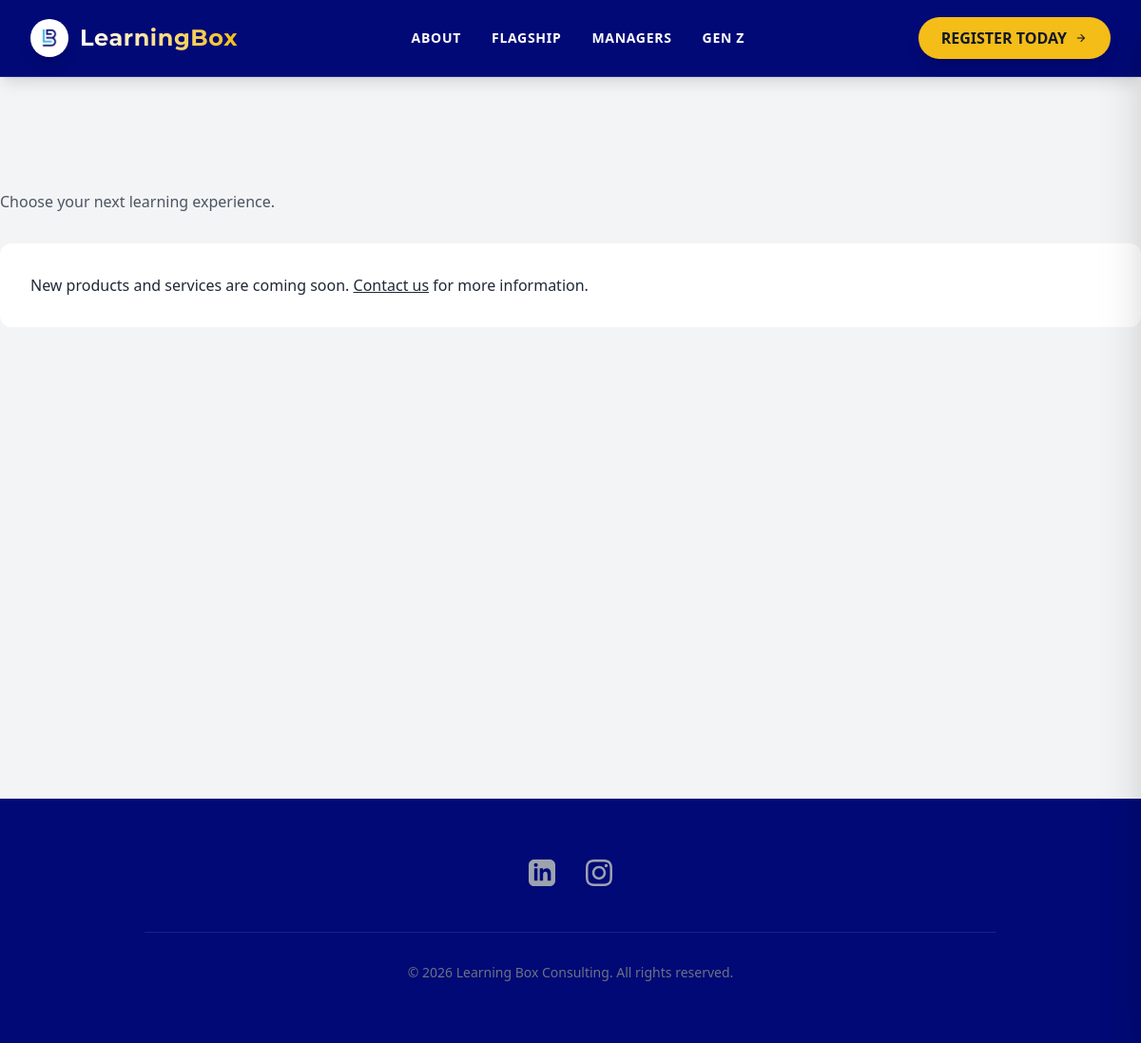
Before: /products.php with the older database file.
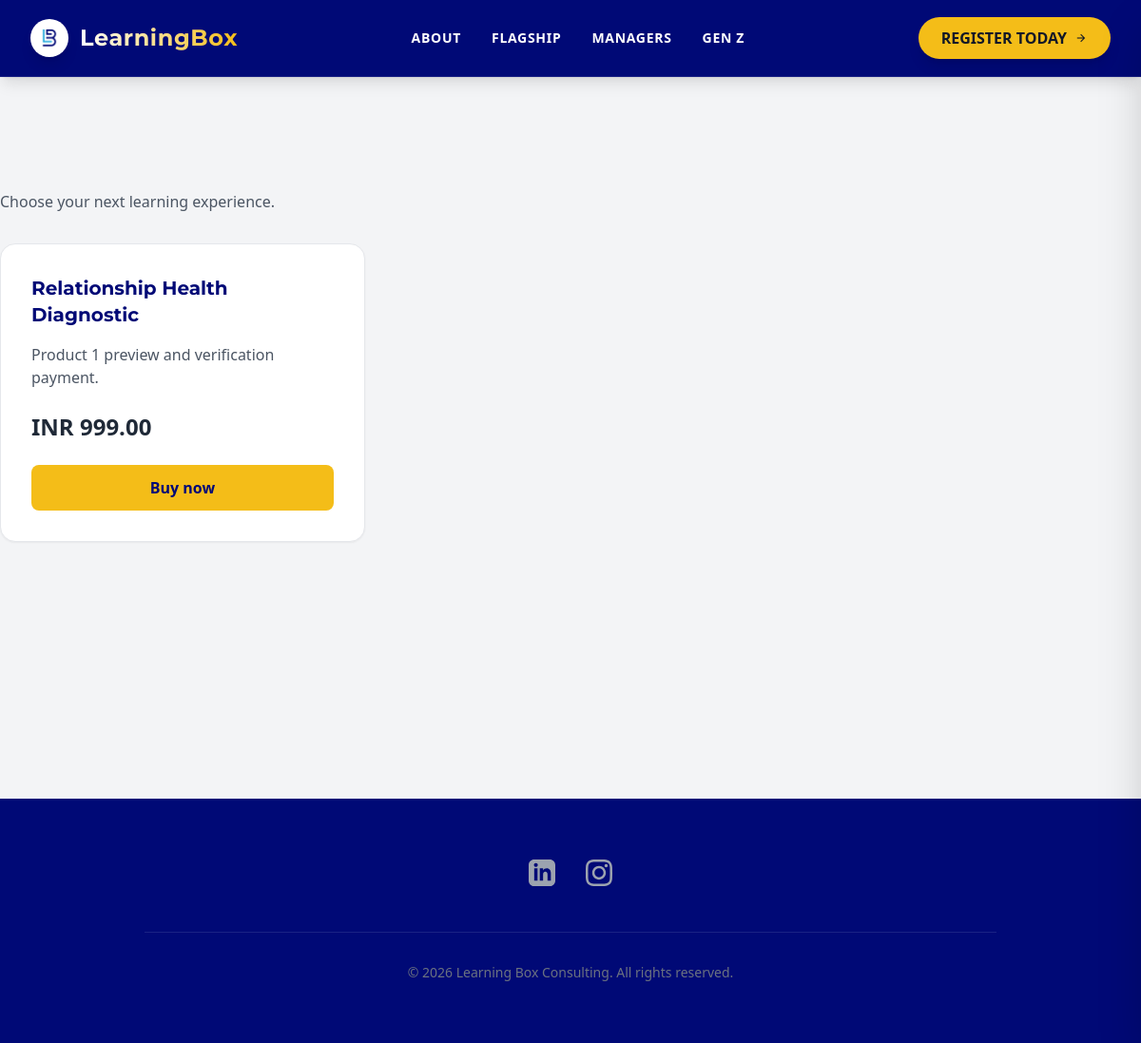
After: the same page with the newer database file.
### tables this page shows
CREATE TABLE IF NOT EXISTS products (
 id BIGINT UNSIGNED AUTO_INCREMENT PRIMARY KEY,
 name VARCHAR(180) NOT NULL,
 slug VARCHAR(180) NOT NULL UNIQUE,
 description TEXT NOT NULL,
 amount INT UNSIGNED NOT NULL,
 active TINYINT(1) NOT NULL DEFAULT 1,
 created_at TIMESTAMP NOT NULL DEFAULT CURRENT_TIMESTAMP,
 updated_at TIMESTAMP NOT NULL DEFAULT CURRENT_TIMESTAMP ON UPDATE CURRENT_TIMESTAMP
);

### includes/commerce.php (called while the page is built, shortened)
<?php
function esc($value): string { return htmlspecialchars((string)$value, ENT_QUOTES, 'UTF-8'); }
function money($amount): string { return 'INR ' . number_format($amount / 100, 2); }

### products.php (the view, shortened to what this page needs)
<?php
require __DIR__ . '/config/db.php';
$products = $pdo->query('SELECT * FROM products WHERE active=1 ORDER BY created_at DESC')->fetchAll();
?>
<!DOCTYPE html>
<html lang="en">
<head>
    <script src="https://cdn.tailwindcss.com?plugins=forms,typography"></script>
</head>
<body class="bg-background-light dark:bg-background-dark font-sans text-text-light dark:text-text-dark antialiased flex flex-col min-h-screen">
<nav id="navbar" class="fixed top-0 left-0 w-full z-50 transition-all duration-300 border-b border-white/10 bg-brand-navy shadow-lg">
    <div class="max-w-7xl mx-auto px-4 sm:px-6 lg:px-8">
        <div class="flex justify-between items-center h-20">
            <div class="flex-shrink-0 flex items-center gap-3 cursor-pointer">
                <div class="bg-white rounded-full p-2 h-10 w-10 flex items-center justify-center shadow-lg">
                    <a href="."><img src="logo.png" height="100" width="100" alt="Logo"></a>
                </div>
                <span class="font-display font-bold text-2xl text-white tracking-wide">
                    <a href="."><span class="text-transparent bg-clip-text" style="background-image:linear-gradient(90deg,#fff,#F4BD18);">LearningBox</span></a>
                </span>
            </div>
            <div class="hidden md:flex items-center space-x-8">
                <a class="text-white hover:text-primary transition-colors duration-200 text-sm font-semibold uppercase tracking-wider" href="about.html">About</a>
                <a class="text-white hover:text-primary transition-colors duration-200 text-sm font-semibold uppercase tracking-wider" href="flagship.html">Flagship</a>
                <a class="text-white hover:text-primary transition-colors duration-200 text-sm font-semibold uppercase tracking-wider" href="manager.html">Managers</a>
                <a class="text-white hover:text-primary transition-colors duration-200 text-sm font-semibold uppercase tracking-wider" href="gen-z.html">Gen Z</a>
            </div>
            <div class="hidden md:flex items-center">
                <a href="/register.html" class="bg-primary hover:bg-yellow-400 text-gray-900 font-bold py-2.5 px-6 rounded-full shadow-lg transform hover:-translate-y-0.5 transition-all duration-200 flex items-center gap-2" href="#">
                    <span>REGISTER TODAY</span>
                    <span class="material-symbols-outlined text-sm">arrow_forward</span>
                </a>
            </div>
        </div>
    </div>
</nav>
<main class="" style="margin-top:200px; min-height:80vh;">
<p class="text-gray-600 mb-8">Choose your next learning experience.</p>
<div class="grid md:grid-cols-2 lg:grid-cols-3 gap-6">
    <?php foreach ($products as $product): ?>
        <article class="bg-white rounded-2xl border border-gray-200 p-8 shadow-sm flex flex-col">
            <h2 class="font-display text-xl font-bold text-brand-navy"><?= esc($product['name']) ?></h2>
            <p class="mt-4 text-gray-600 whitespace-pre-line flex-1"><?= esc($product['description']) ?></p>
            <p class="text-2xl font-bold mt-6"><?= money($product['amount']) ?></p><a class="mt-6 text-center bg-primary hover:bg-primary-hover text-brand-navy font-bold rounded-lg px-6 py-3" href="checkout.php?slug=<?= esc(rawurlencode($product['slug'])) ?>">Buy now</a>
        </article>
    <?php endforeach; ?>
</div>
<?php if (!$products): ?><p class="bg-white p-8 rounded-xl">New products and services are coming soon. <a class="underline" href="contact.html">Contact us</a> for more information.</p><?php endif; ?>
</main>
<footer id="contact" class="py-16 px-4 relative overflow-hidden" style="background:#000976;">
  <div class="max-w-4xl mx-auto relative z-10 text-center">
    <div class="flex justify-center gap-8 mb-12">
      <a href="https://www.linkedin.com/company/learningbox-lb/" target="_blank" rel="noopener noreferrer" class="text-gray-400 hover:text-[#F4BD18] transition-colors" aria-label="LinkedIn">
      </a>
      <a href="https://www.instagram.com/learningbox.co?igsh=MXBhcW50aDdpNTBqZw==" target="_blank" rel="noopener noreferrer" class="text-gray-400 hover:text-[#FF731E] transition-colors" aria-label="Instagram">
      </a>
    </div>
    <div class="pt-8 mt-8 border-t border-white/10">
      <p class="text-sm text-gray-500">
        &copy; 2026 Learning Box Consulting. All rights reserved.
      </p>
    </div>
  </div>
</footer>
</body>
</html>

Changed rows visible on the page:
added products: name "Relationship Health Diagnostic", description "Product 1 preview and verification payment.", amount "INR 999.00"
Other visible differences:
text no longer shown: "New products and services are coming soon. Contact us for more information."
